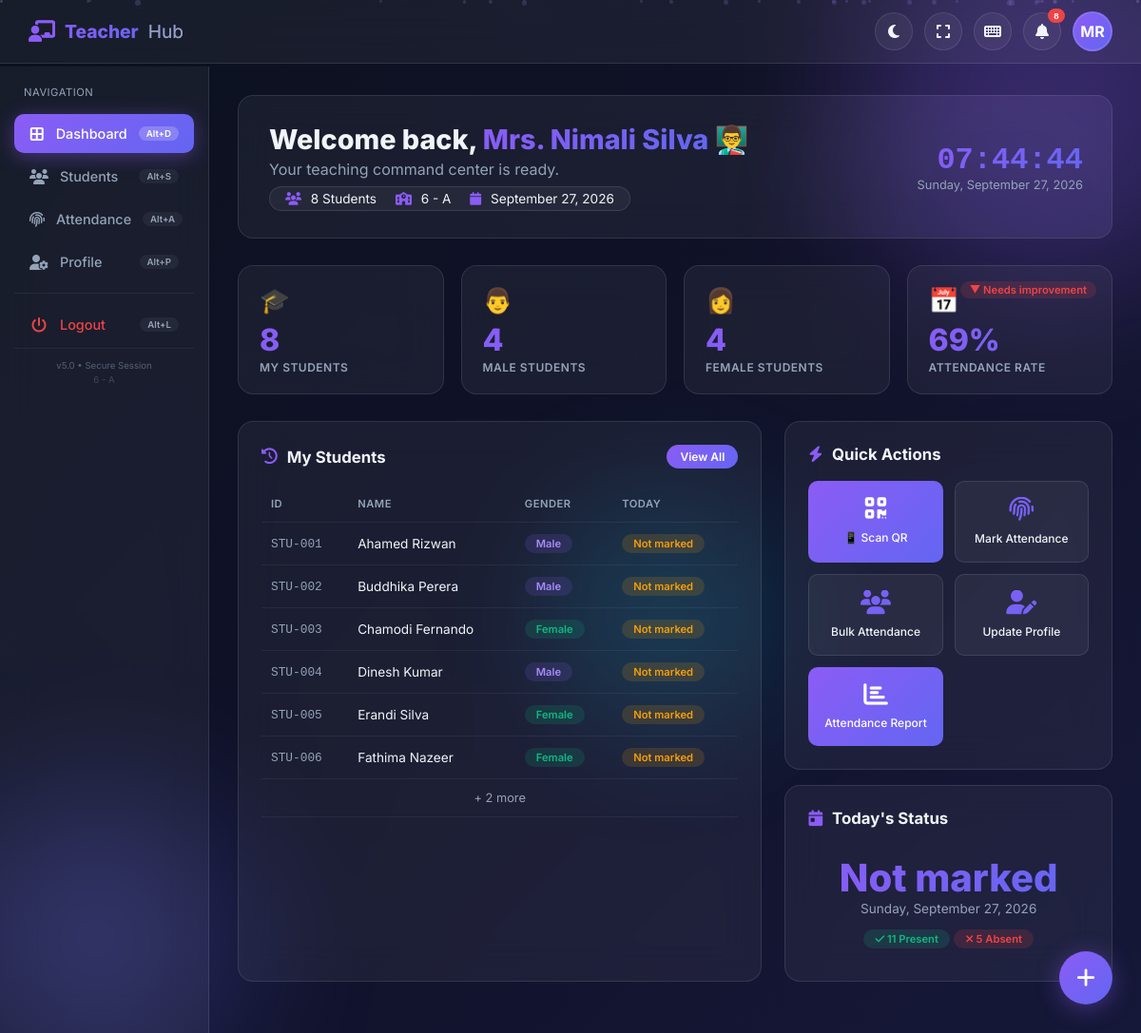
The app's page /teacher/dashboard.php (signed in) with its own data.
### tables this page shows
CREATE TABLE `class` (
  `class_id` int(11) NOT NULL,
  `class_name` varchar(50) NOT NULL,
  `grade` varchar(20) NOT NULL,
  `created_at` timestamp NOT NULL DEFAULT current_timestamp()
);

CREATE TABLE `student` (
  `student_id` int(11) NOT NULL,
  `name` varchar(150) NOT NULL,
  `gender` enum('Male','Female','Other') DEFAULT 'Male',
  `contact` varchar(30) DEFAULT NULL,
  `date_of_birth` date DEFAULT NULL,
  `address` varchar(255) DEFAULT NULL,
  `class_id` int(11) DEFAULT NULL,
  `password` varchar(255) DEFAULT NULL,
  `created_at` timestamp NOT NULL DEFAULT current_timestamp()
);

CREATE TABLE `teacher` (
  `teacher_id` int(11) NOT NULL,
  `name` varchar(150) NOT NULL,
  `email` varchar(150) NOT NULL,
  `contact` varchar(30) DEFAULT NULL,
  `subject` varchar(100) DEFAULT NULL,
  `password` varchar(255) NOT NULL,
  `class_id` int(11) DEFAULT NULL,
  `username` varchar(150) DEFAULT NULL,
  `created_at` timestamp NOT NULL DEFAULT current_timestamp()
);

### teacher/dashboard.php (the view, shortened to what this page needs)
 <?php
require_once __DIR__ . '/../config/db.php';
$teacher_id = $_SESSION['teacher_id'];
$teacher_name = $_SESSION['teacher_name'] ?? 'Teacher';
$page = isset($_GET['page']) ? $_GET['page'] : 'dashboard';
$students = [];
$total_students = 0;
$male_count = 0;
$female_count = 0;
$attendance_percentage = 0;
$present_days = 0;
$total_attendance = 0;
$class_name = 'Not Assigned';
$grade = 'N/A';
$today_status = 'Not marked';
try {
    $teacher_stmt = $pdo->prepare("SELECT * FROM teacher WHERE teacher_id = ?");
    $teacher_stmt->execute([$teacher_id]);
    $teacher = $teacher_stmt->fetch(PDO::FETCH_ASSOC);
    $class_id = $teacher['class_id'] ?? 0;
    if ($class_id > 0) {
        $class_stmt = $pdo->prepare("SELECT class_name, grade FROM class WHERE class_id = ?");
        $class_stmt->execute([$class_id]);
        $class_info = $class_stmt->fetch(PDO::FETCH_ASSOC);
        if ($class_info) {
            $class_name = $class_info['class_name'] ?? 'N/A';
            $grade = $class_info['grade'] ?? 'N/A';
        }
    }
    if ($class_id > 0) {
        $students_stmt = $pdo->prepare("
            SELECT s.*, c.class_name, c.grade
            FROM student s
            LEFT JOIN class c ON s.class_id = c.class_id
            WHERE s.class_id = ?
            ORDER BY s.name ASC
        ");
        $students_stmt->execute([$class_id]);
        $students = $students_stmt->fetchAll(PDO::FETCH_ASSOC);
        $total_students = count($students);
        foreach ($students as $s) {
            if ($s['gender'] === 'Male') $male_count++;
            else $female_count++;
        }
        $att_stmt = $pdo->prepare("
            SELECT a.*, s.name as student_name
            FROM attendance a
            JOIN student s ON a.student_id = s.student_id
            WHERE s.class_id = ?
            ORDER BY a.date DESC LIMIT 50
        ");
        $att_stmt->execute([$class_id]);
        $attendance_records = $att_stmt->fetchAll(PDO::FETCH_ASSOC);
        $total_attendance = count($attendance_records);
        $present_days = 0;
        foreach ($attendance_records as $r) {
            if (strtolower($r['status']) === 'present') $present_days++;
        }
        $attendance_percentage = $total_attendance > 0 ? round(($present_days / $total_attendance) * 100) : 0;
        $today_status = 'Not marked';
    } else {
        $today_status = 'No class';
    }
} catch (PDOException $e) {
    $error_msg = "Database Error: " . $e->getMessage();
}
?>
<!DOCTYPE html>
<html lang="en">
<head>
    <link rel="stylesheet" href="https://cdnjs.cloudflare.com/ajax/libs/font-awesome/6.5.0/css/all.min.css">
</head>
<body>
    <div class="bg-gradient-overlay"></div>
    <div class="orb orb-1"></div>
    <div class="orb orb-2"></div>
    <div class="orb orb-3"></div>
    <div id="particles-container"></div>
    <nav class="top-nav">
        <div style="display:flex;align-items:center;gap:14px;">
            <div class="brand">
                <i class="fa-solid fa-chalkboard-user"></i>
                Teacher <span style="-webkit-text-fill-color:var(--text-muted);font-weight:400;">Hub</span>
            </div>
        </div>
        <div class="top-nav-actions">
            <button class="nav-btn" onclick="toggleTheme()" id="themeToggle">
                <i class="fa-solid fa-moon" id="themeIcon"></i>
            </button>
            <button class="nav-btn" onclick="toggleFullscreen()"><i class="fa-solid fa-expand"></i></button>
            <button class="nav-btn" onclick="openShortcuts()"><i class="fa-solid fa-keyboard"></i></button>
            <button class="nav-btn" id="notificationBtn">
                <i class="fa-solid fa-bell"></i>
                <span class="badge"><?= $total_students ?></span>
            </button>
            <div class="teacher-avatar" onclick="window.location.href='?page=profile'">
                <?= strtoupper(substr($teacher_name, 0, 2)) ?>
            </div>
        </div>
    </nav>
    <aside class="sidebar" id="sidebar">
        <div style="margin-bottom:16px;padding:0 10px;">
            <div style="font-size:0.7rem;color:var(--text-muted);text-transform:uppercase;letter-spacing:0.5px;">Navigation</div>
        </div>
        <a href="?page=dashboard" class="menu-item <?= $page === 'dashboard' ? 'active' : '' ?>">
            <i class="fa-solid fa-border-all"></i> Dashboard <span class="shortcut">Alt+D</span>
        </a>
        <a href="?page=students" class="menu-item <?= $page === 'students' ? 'active' : '' ?>">
            <i class="fa-solid fa-users"></i> Students <span class="shortcut">Alt+S</span>
        </a>
        <a href="?page=attendance" class="menu-item <?= $page === 'attendance' ? 'active' : '' ?>">
            <i class="fa-solid fa-fingerprint"></i> Attendance <span class="shortcut">Alt+A</span>
        </a>
        <a href="?page=profile" class="menu-item <?= $page === 'profile' ? 'active' : '' ?>">
            <i class="fa-solid fa-user-gear"></i> Profile <span class="shortcut">Alt+P</span>
        </a>
        <div class="menu-divider"></div>
        <a href="../logout.php" class="menu-item" style="color:#ef4444;">
            <i class="fa-solid fa-power-off"></i> Logout <span class="shortcut">Alt+L</span>
        </a>
        <div class="sidebar-footer">
            <div style="font-size:0.6rem;opacity:0.5;">v5.0 • Secure Session</div>
            <?php if ($class_id > 0): ?>
                <div style="font-size:0.6rem;opacity:0.3;margin-top:4px;"><?= $grade ?> - <?= $class_name ?></div>
            <?php endif; ?>
        </div>
    </aside>
    <main class="main-content" id="mainContent">
        <?php if ($page === 'dashboard'): ?>
            <div class="page-content">
                <div class="welcome-banner">
                    <div class="banner-bg"></div>
                    <h1>Welcome back, <span><?= htmlspecialchars($teacher_name) ?></span> 👨‍🏫</h1>
                    <p>Your teaching command center is ready.</p>
                    <div class="class-info">
                        <i class="fa-solid fa-users"></i> <?= $total_students ?> Students
                        <?php if ($class_id > 0): ?>
                            <i class="fa-solid fa-school" style="margin-left:16px;"></i> <?= $grade ?> - <?= $class_name ?>
                        <?php endif; ?>
                        <i class="fa-solid fa-calendar" style="margin-left:16px;"></i> <?= date('F j, Y') ?>
                    </div>
                    <div class="welcome-time">
                        <div class="time" id="liveClock">00:00:00</div>
                        <div class="date" id="liveDate">Loading...</div>
                    </div>
                </div>
                <div class="stats-grid">
                    <div class="stat-card">
                        <div class="stat-icon">🎓</div>
                        <div class="stat-value"><?= $total_students ?></div>
                        <div class="stat-label">My Students</div>
                    </div>
                    <div class="stat-card">
                        <div class="stat-icon">👨</div>
                        <div class="stat-value"><?= $male_count ?></div>
                        <div class="stat-label">Male Students</div>
                    </div>
                    <div class="stat-card">
                        <div class="stat-icon">👩</div>
                        <div class="stat-value"><?= $female_count ?></div>
                        <div class="stat-label">Female Students</div>
                    </div>
                    <div class="stat-card">
                        <div class="stat-icon">📅</div>
                        <div class="stat-value"><?= $attendance_percentage ?>%</div>
                        <div class="stat-label">Attendance Rate</div>
                        <span class="stat-trend <?= $attendance_percentage >= 75 ? '' : 'down' ?>">
                            <?= $attendance_percentage >= 75 ? '▲ Good' : '▼ Needs improvement' ?>
                        </span>
                    </div>
                </div>
                <div class="dashboard-grid">
                    <div class="card">
                        <div class="card-header">
                            <h3><i class="fa-solid fa-clock-rotate-left"></i> My Students</h3>
                            <a href="?page=students" class="btn btn-sm btn-primary">View All</a>
                        </div>
                        <div class="table-wrap">
                            <table>
                                <thead><tr><th>ID</th><th>Name</th><th>Gender</th><th>Today</th></tr></thead>
                                <tbody>
                                    <?php if ($total_students > 0): ?>
                                        <?php foreach (array_slice($students, 0, 6) as $row):
                                            $today_att = 'Not marked';
                                            $badge_class = $today_att === 'Present' ? 'badge-success' : ($today_att === 'Not marked' ? 'badge-warning' : 'badge-danger');
                                        ?>
                                            <tr>
                                                <td class="font-mono text-muted text-sm">STU-00<?= $row['student_id'] ?></td>
                                                <td><?= htmlspecialchars($row['name']) ?></td>
                                                <td><span class="badge <?= ($row['gender'] ?? '') === 'Male' ? 'badge-primary' : 'badge-success' ?>"><?= htmlspecialchars($row['gender'] ?? 'N/A') ?></span></td>
                                                <td><span class="badge <?= $badge_class ?>"><?= $today_att ?></span></td>
                                            </tr>
                                        <?php endforeach; ?>
                                        <?php if ($total_students > 6): ?>
                                            <tr><td colspan="4" class="text-center text-muted text-sm">+ <?= $total_students - 6 ?> more</td></tr>
                                        <?php endif; ?>
                                    <?php else: ?>
                                        <tr><td colspan="4" class="text-center text-muted">No students assigned.</td></tr>
                                    <?php endif; ?>
                                </tbody>
                            </table>
                        </div>
                    </div>
                    <div>
                        <div class="card mb-16">
                            <div class="card-header"><h3><i class="fa-solid fa-bolt"></i> Quick Actions</h3></div>
                            <div class="quick-actions-grid">
                                <a href="../admin/scan_attendance.php" class="quick-action-btn qr-scan">
                                    <i class="fa-solid fa-qrcode"></i>
                                    <span>📱 Scan QR</span>
                                </a>
                                <a href="?page=attendance" class="quick-action-btn">
                                    <i class="fa-solid fa-fingerprint"></i>
                                    <span>Mark Attendance</span>
                                </a>
                                <a href="?page=attendance#bulkAttendance" class="quick-action-btn">
                                    <i class="fa-solid fa-users"></i>
                                    <span>Bulk Attendance</span>
                                </a>
                                <a href="?page=profile" class="quick-action-btn">
                                    <i class="fa-solid fa-user-edit"></i>
                                    <span>Update Profile</span>
                                </a>
                                <a href="attendance_report.php" class="quick-action-btn" style="background:var(--gradient-primary);color:white;border:none;">
                                    <i class="fa-solid fa-chart-bar" style="-webkit-text-fill-color:white;background:none;"></i>
                                    <span>Attendance Report</span>
                                </a>
                            </div>
                        </div>
                        <div class="card">
                            <div class="card-header"><h3><i class="fa-solid fa-calendar-day"></i> Today's Status</h3></div>
                            <div style="text-align:center;padding:10px 0;">
                                <div style="font-size:2.5rem;font-weight:800;background:var(--gradient-primary);-webkit-background-clip:text;-webkit-text-fill-color:transparent;">
                                    <?= $today_status ?>
                                </div>
                                <p class="text-muted" style="font-size:0.85rem;"><?= date('l, F j, Y') ?></p>
                                <?php if ($total_students > 0): ?>
                                    <div style="margin-top:12px;">
                                        <span class="badge badge-success"><i class="fa-solid fa-check"></i> <?= $present_days ?> Present</span>
                                        <span class="badge badge-danger"><i class="fa-solid fa-times"></i> <?= $total_attendance - $present_days ?> Absent</span>
                                    </div>
                                <?php endif; ?>
                            </div>
                        </div>
                    </div>
                </div>
            </div>
        <?php endif; ?>
    </main>
    <button class="fab" id="fab" onclick="toggleFabMenu()"><i class="fa-solid fa-plus"></i></button>
</body>
</html>

### records on screen
class: grade "6", class_name "A"
student: student_id "1", name "Ahamed Rizwan", gender "Male", today_att "Not marked"
student: student_id "2", name "Buddhika Perera", gender "Male", today_att "Not marked"
student: student_id "3", name "Chamodi Fernando", gender "Female", today_att "Not marked"
student: student_id "4", name "Dinesh Kumar", gender "Male", today_att "Not marked"
student: student_id "5", name "Erandi Silva", gender "Female", today_att "Not marked"
student: student_id "6", name "Fathima Nazeer", gender "Female", today_att "Not marked"
teacher: class "Not marked"

### other values on screen
$total_students "8"
substr($teacher_name, 0, 2) "MR"
$teacher_name "Mrs. Nimali Silva"
$male_count "4"
$female_count "4"
$attendance_percentage "69"
$total_students - 6 "2"
$present_days "11"
$total_attendance - $present_days "5"
